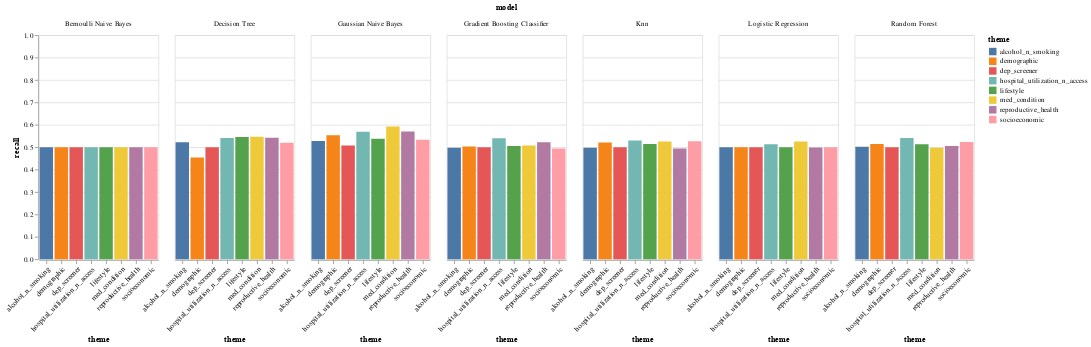

The cell this chart's notebook holds for it:
### Code cell
by_theme_recall

### Figure 1 — Vega-Lite specification as saved in the notebook (floating-point values rounded to 4 significant figures)
{"config": {"view": {"continuousWidth": 400, "continuousHeight": 300}}, "data": {"name": "data-d48b92c19f8910be4b32c6c393dfd56a"}, "facet": {"field": "model", "type": "nominal"}, "spec": {"mark": "bar", "encoding": {"color": {"field": "theme", "type": "nominal"}, "x": {"axis": {"labelAngle": -45}, "field": "theme", "title": "theme", "type": "nominal"}, "y": {"field": "recall", "scale": {"domain": [0, 1]}, "title": "recall", "type": "quantitative"}}}, "$schema": "https://vega.github.io/schema/vega-lite/v4.17.0.json", "datasets": {"data-d48b92c19f8910be4b32c6c393dfd56a": [{"model": "Gaussian Naive Bayes", "grouping": "Macro Avg", "precision": 0.5752, "recall": 0.5534, "f1-score": 0.5618, "support": 670.0, "accuracy": 0.9358, "theme": "demographic"}, {"model": "Random Forest", "grouping": "Macro Avg", "precision": 0.5866, "recall": 0.5414, "f1-score": 0.5535, "support": 670.0, "accuracy": 0.9433, "theme": "hospital_utilization_n_access"}, {"model": "Decision Tree", "grouping": "Macro Avg", "precision": 0.5794, "recall": 0.5406, "f1-score": 0.5516, "support": 670.0, "accuracy": 0.9418, "theme": "hospital_utilization_n_access"}, {"model": "Gradient Boosting Classifier", "grouping": "Macro Avg", "precision": 0.5731, "recall": 0.5398, "f1-score": 0.5498, "support": 670.0, "accuracy": 0.9403, "theme": "hospital_utilization_n_access"}, {"model": "Knn", "grouping": "Macro Avg", "precision": 0.6456, "recall": 0.5302, "f1-score": 0.5433, "support": 670.0, "accuracy": 0.9522, "theme": "hospital_utilization_n_access"}, {"model": "Knn", "grouping": "Macro Avg", "precision": 0.5697, "recall": 0.5263, "f1-score": 0.5345, "support": 670.0, "accuracy": 0.9448, "theme": "socioeconomic"}, {"model": "Logistic Regression", "grouping": "Macro Avg", "precision": 0.5621, "recall": 0.5255, "f1-score": 0.533, "support": 670.0, "accuracy": 0.9433, "theme": "med_condition"}, {"model": "Knn", "grouping": "Macro Avg", "precision": 0.5621, "recall": 0.5255, "f1-score": 0.533, "support": 670.0, "accuracy": 0.9433, "theme": "med_condition"}, {"model": "Random Forest", "grouping": "Macro Avg", "precision": 0.5453, "recall": 0.5232, "f1-score": 0.5286, "support": 670.0, "accuracy": 0.9388, "theme": "socioeconomic"}, {"model": "Gradient Boosting Classifier", "grouping": "Macro Avg", "precision": 0.5411, "recall": 0.5224, "f1-score": 0.5272, "support": 670.0, "accuracy": 0.9373, "theme": "reproductive_health"}, {"model": "Decision Tree", "grouping": "Macro Avg", "precision": 0.5374, "recall": 0.5216, "f1-score": 0.5259, "support": 670.0, "accuracy": 0.9358, "theme": "alcohol_n_smoking"}, {"model": "Knn", "grouping": "Macro Avg", "precision": 0.5341, "recall": 0.5208, "f1-score": 0.5246, "support": 670.0, "accuracy": 0.9343, "theme": "demographic"}, {"model": "Decision Tree", "grouping": "Macro Avg", "precision": 0.5311, "recall": 0.5201, "f1-score": 0.5234, "support": 670.0, "accuracy": 0.9328, "theme": "socioeconomic"}, {"model": "Gaussian Naive Bayes", "grouping": "Macro Avg", "precision": 0.5184, "recall": 0.5372, "f1-score": 0.5195, "support": 670.0, "accuracy": 0.8746, "theme": "lifestyle"}, {"model": "Decision Tree", "grouping": "Macro Avg", "precision": 0.5193, "recall": 0.5453, "f1-score": 0.5185, "support": 670.0, "accuracy": 0.8597, "theme": "lifestyle"}, {"model": "Knn", "grouping": "Macro Avg", "precision": 0.6032, "recall": 0.5143, "f1-score": 0.5172, "support": 670.0, "accuracy": 0.9522, "theme": "lifestyle"}, {"model": "Random Forest", "grouping": "Macro Avg", "precision": 0.5615, "recall": 0.5128, "f1-score": 0.5147, "support": 670.0, "accuracy": 0.9493, "theme": "lifestyle"}, {"model": "Logistic Regression", "grouping": "Macro Avg", "precision": 0.5615, "recall": 0.5128, "f1-score": 0.5147, "support": 670.0, "accuracy": 0.9493, "theme": "hospital_utilization_n_access"}, {"model": "Decision Tree", "grouping": "Macro Avg", "precision": 0.5172, "recall": 0.5422, "f1-score": 0.5147, "support": 670.0, "accuracy": 0.8537, "theme": "reproductive_health"}, {"model": "Random Forest", "grouping": "Macro Avg", "precision": 0.5153, "recall": 0.5138, "f1-score": 0.5144, "support": 670.0, "accuracy": 0.9209, "theme": "demographic"}, {"model": "Decision Tree", "grouping": "Macro Avg", "precision": 0.516, "recall": 0.5464, "f1-score": 0.5085, "support": 670.0, "accuracy": 0.8313, "theme": "med_condition"}, {"model": "Gradient Boosting Classifier", "grouping": "Macro Avg", "precision": 0.5164, "recall": 0.5073, "f1-score": 0.5075, "support": 670.0, "accuracy": 0.9388, "theme": "med_condition"}, {"model": "Gaussian Naive Bayes", "grouping": "Macro Avg", "precision": 0.5122, "recall": 0.5336, "f1-score": 0.5049, "support": 670.0, "accuracy": 0.8373, "theme": "socioeconomic"}, {"model": "Gradient Boosting Classifier", "grouping": "Macro Avg", "precision": 0.5091, "recall": 0.5049, "f1-score": 0.5047, "support": 670.0, "accuracy": 0.9343, "theme": "lifestyle"}, {"model": "Random Forest", "grouping": "Macro Avg", "precision": 0.5091, "recall": 0.5049, "f1-score": 0.5047, "support": 670.0, "accuracy": 0.9343, "theme": "reproductive_health"}, {"model": "Gradient Boosting Classifier", "grouping": "Macro Avg", "precision": 0.504, "recall": 0.5026, "f1-score": 0.5022, "support": 670.0, "accuracy": 0.9299, "theme": "demographic"}, {"model": "Random Forest", "grouping": "Macro Avg", "precision": 0.5027, "recall": 0.5018, "f1-score": 0.5014, "support": 670.0, "accuracy": 0.9284, "theme": "alcohol_n_smoking"}, {"model": "Gaussian Naive Bayes", "grouping": "Macro Avg", "precision": 0.5227, "recall": 0.5922, "f1-score": 0.4994, "support": 670.0, "accuracy": 0.7672, "theme": "med_condition"}, {"model": "Bernoulli Naive Bayes", "grouping": "Macro Avg", "precision": 0.4776, "recall": 0.5, "f1-score": 0.4885, "support": 670.0, "accuracy": 0.9552, "theme": "demographic"}, {"model": "Bernoulli Naive Bayes", "grouping": "Macro Avg", "precision": 0.4776, "recall": 0.5, "f1-score": 0.4885, "support": 670.0, "accuracy": 0.9552, "theme": "lifestyle"}, {"model": "Bernoulli Naive Bayes", "grouping": "Macro Avg", "precision": 0.4776, "recall": 0.5, "f1-score": 0.4885, "support": 670.0, "accuracy": 0.9552, "theme": "dep_screener"}, {"model": "Logistic Regression", "grouping": "Macro Avg", "precision": 0.4776, "recall": 0.5, "f1-score": 0.4885, "support": 670.0, "accuracy": 0.9552, "theme": "dep_screener"}, {"model": "Logistic Regression", "grouping": "Macro Avg", "precision": 0.4776, "recall": 0.5, "f1-score": 0.4885, "support": 670.0, "accuracy": 0.9552, "theme": "alcohol_n_smoking"}, {"model": "Bernoulli Naive Bayes", "grouping": "Macro Avg", "precision": 0.4776, "recall": 0.5, "f1-score": 0.4885, "support": 670.0, "accuracy": 0.9552, "theme": "socioeconomic"}, {"model": "Knn", "grouping": "Macro Avg", "precision": 0.4776, "recall": 0.5, "f1-score": 0.4885, "support": 670.0, "accuracy": 0.9552, "theme": "dep_screener"}, {"model": "Logistic Regression", "grouping": "Macro Avg", "precision": 0.4776, "recall": 0.5, "f1-score": 0.4885, "support": 670.0, "accuracy": 0.9552, "theme": "socioeconomic"}, {"model": "Bernoulli Naive Bayes", "grouping": "Macro Avg", "precision": 0.4776, "recall": 0.5, "f1-score": 0.4885, "support": 670.0, "accuracy": 0.9552, "theme": "hospital_utilization_n_access"}, {"model": "Bernoulli Naive Bayes", "grouping": "Macro Avg", "precision": 0.4776, "recall": 0.5, "f1-score": 0.4885, "support": 670.0, "accuracy": 0.9552, "theme": "med_condition"}, {"model": "Bernoulli Naive Bayes", "grouping": "Macro Avg", "precision": 0.4776, "recall": 0.5, "f1-score": 0.4885, "support": 670.0, "accuracy": 0.9552, "theme": "reproductive_health"}, {"model": "Logistic Regression", "grouping": "Macro Avg", "precision": 0.4776, "recall": 0.5, "f1-score": 0.4885, "support": 670.0, "accuracy": 0.9552, "theme": "demographic"}, {"model": "Gradient Boosting Classifier", "grouping": "Macro Avg", "precision": 0.4776, "recall": 0.4992, "f1-score": 0.4882, "support": 670.0, "accuracy": 0.9537, "theme": "dep_screener"}, {"model": "Decision Tree", "grouping": "Macro Avg", "precision": 0.4776, "recall": 0.4992, "f1-score": 0.4882, "support": 670.0, "accuracy": 0.9537, "theme": "dep_screener"}, {"model": "Logistic Regression", "grouping": "Macro Avg", "precision": 0.4776, "recall": 0.4992, "f1-score": 0.4882, "support": 670.0, "accuracy": 0.9537, "theme": "lifestyle"}, {"model": "Bernoulli Naive Bayes", "grouping": "Macro Avg", "precision": 0.4776, "recall": 0.4992, "f1-score": 0.4882, "support": 670.0, "accuracy": 0.9537, "theme": "alcohol_n_smoking"}, {"model": "Random Forest", "grouping": "Macro Avg", "precision": 0.4776, "recall": 0.4992, "f1-score": 0.4882, "support": 670.0, "accuracy": 0.9537, "theme": "dep_screener"}, {"model": "Logistic Regression", "grouping": "Macro Avg", "precision": 0.4775, "recall": 0.4984, "f1-score": 0.4878, "support": 670.0, "accuracy": 0.9522, "theme": "reproductive_health"}, {"model": "Knn", "grouping": "Macro Avg", "precision": 0.4775, "recall": 0.4977, "f1-score": 0.4874, "support": 670.0, "accuracy": 0.9507, "theme": "alcohol_n_smoking"}, {"model": "Gradient Boosting Classifier", "grouping": "Macro Avg", "precision": 0.4775, "recall": 0.4977, "f1-score": 0.4874, "support": 670.0, "accuracy": 0.9507, "theme": "alcohol_n_smoking"}, {"model": "Random Forest", "grouping": "Macro Avg", "precision": 0.4775, "recall": 0.4977, "f1-score": 0.4874, "support": 670.0, "accuracy": 0.9507, "theme": "med_condition"}, {"model": "Gradient Boosting Classifier", "grouping": "Macro Avg", "precision": 0.4773, "recall": 0.4938, "f1-score": 0.4854, "support": 670.0, "accuracy": 0.9433, "theme": "socioeconomic"}, {"model": "Knn", "grouping": "Macro Avg", "precision": 0.4773, "recall": 0.4938, "f1-score": 0.4854, "support": 670.0, "accuracy": 0.9433, "theme": "reproductive_health"}, {"model": "Decision Tree", "grouping": "Macro Avg", "precision": 0.4814, "recall": 0.4534, "f1-score": 0.4641, "support": 670.0, "accuracy": 0.8358, "theme": "demographic"}, {"model": "Gaussian Naive Bayes", "grouping": "Macro Avg", "precision": 0.5118, "recall": 0.5687, "f1-score": 0.3977, "support": 670.0, "accuracy": 0.5403, "theme": "hospital_utilization_n_access"}, {"model": "Gaussian Naive Bayes", "grouping": "Macro Avg", "precision": 0.5259, "recall": 0.5703, "f1-score": 0.1725, "support": 670.0, "accuracy": 0.1791, "theme": "reproductive_health"}, {"model": "Gaussian Naive Bayes", "grouping": "Macro Avg", "precision": 0.5151, "recall": 0.5279, "f1-score": 0.1268, "support": 670.0, "accuracy": 0.1284, "theme": "alcohol_n_smoking"}, {"model": "Gaussian Naive Bayes", "grouping": "Macro Avg", "precision": 0.5227, "recall": 0.507, "f1-score": 0.05728, "support": 670.0, "accuracy": 0.05821, "theme": "dep_screener"}]}}
